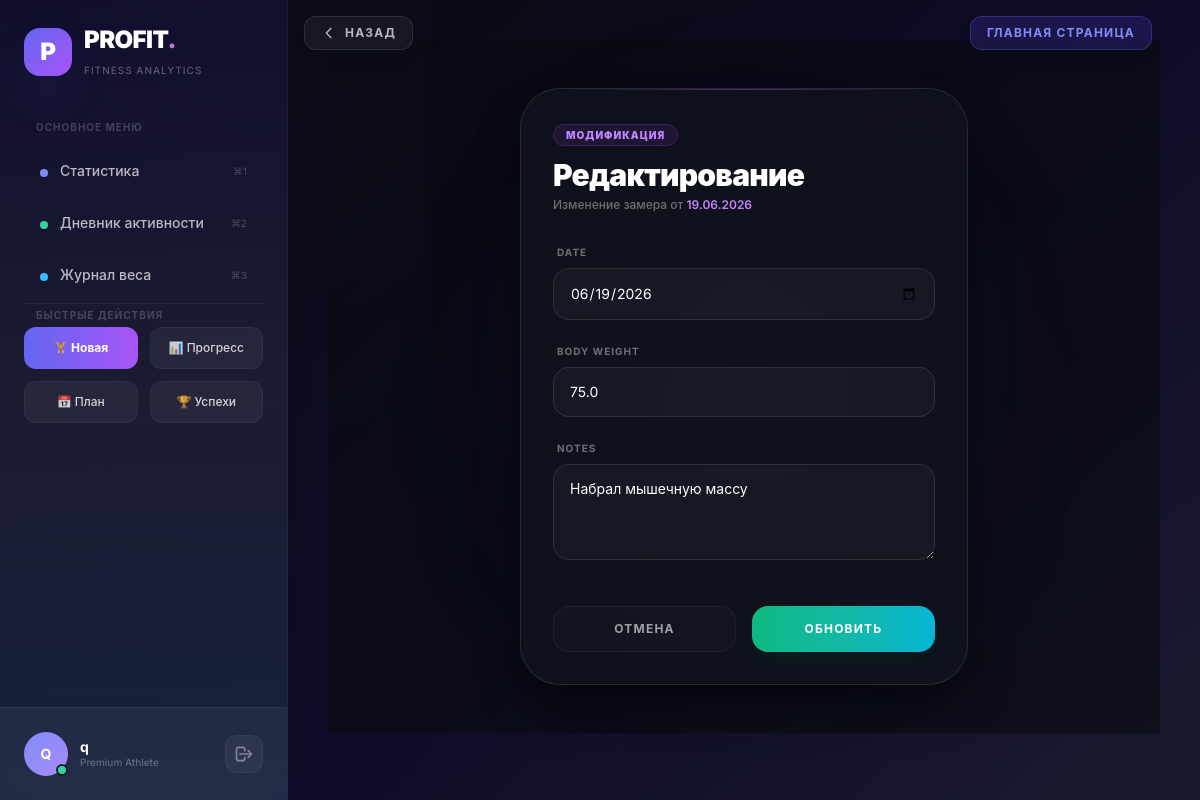
Before: /analytics/progress/2/edit/ (signed in) with the older database file.
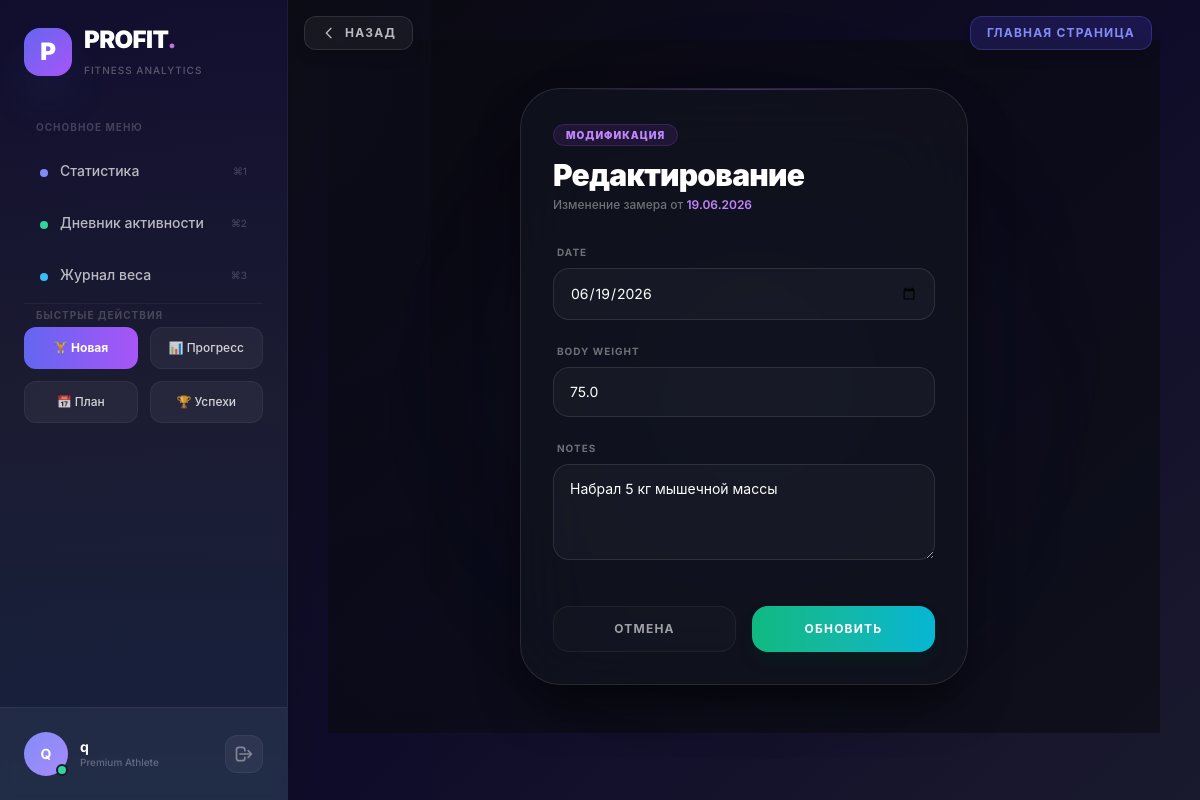
After: the same page with the newer database file.
### apps/analytics/models.py (models this page shows, shortened)
class UserProgress(models.Model):
    user = models.ForeignKey(User, on_delete=models.CASCADE, related_name='progress')
    date = models.DateField()
    body_weight = models.FloatField()
    notes = models.TextField(blank=True, null=True)
    class Meta:
        verbose_name = 'Прогресс пользователя'
        verbose_name_plural = 'Прогресс пользователей'
        ordering = ['-date']

### apps/analytics/views.py (the view, shortened to what this page needs)
# urls.py: path('progress/<int:pk>/edit/', EditProgressView.as_view(), name='edit_progress'),
class EditProgressView(LoginRequiredMixin, View):
    def get(self, request, pk):
        progress = get_object_or_404(UserProgress, pk=pk, user=request.user)
        form = UserProgressForm(instance=progress)
        return render(request, 'analytics/progress_edit.html', {'form': form, 'progress': progress})

### templates/analytics/progress_edit.html (shortened to what this page needs)
{% extends 'base.html' %}
{% block content %}
<div class="min-h-[80vh] flex items-center justify-center py-12 px-4 bg-[#090a10]/60 relative">
    <div class="absolute top-1/4 left-1/3 w-72 h-72 bg-purple-600/10 rounded-full blur-[120px] pointer-events-none"></div>
    <div class="absolute bottom-1/4 right-1/3 w-72 h-72 bg-emerald-600/10 rounded-full blur-[120px] pointer-events-none"></div>
    <div class="max-w-md w-full bg-[#11131e]/80 backdrop-blur-2xl p-8 rounded-[2.5rem] border border-white/10 relative overflow-hidden shadow-[0_25px_50px_-12px_rgba(0,0,0,0.7)] group hover:border-white/15 transition-all duration-500">
        <div class="absolute top-0 left-10 right-10 h-[1px] bg-gradient-to-r from-transparent via-purple-500/40 to-transparent"></div>
        <div class="mb-8 relative z-10">
            <span class="px-3 py-1 bg-purple-500/10 border border-purple-500/20 text-purple-400 text-[10px] font-black uppercase tracking-widest rounded-full">Модификация</span>
            <h3 class="text-3xl font-black text-white tracking-tight mt-3">Редактирование</h3>
            <p class="text-xs text-white/40 font-medium mt-1">Изменение замера от <span class="text-purple-400 font-semibold">{{ progress.date|date:"d.m.Y" }}</span></p>
        </div>
        <form method="post" class="space-y-6 relative z-10">
            {% for field in form %}
            <div class="space-y-2">
                <label class="block text-[10px] font-bold text-white/40 uppercase tracking-widest pl-1">{{ field.label }}</label>
                <div class="relative w-full
                    [&_input]:w-full [&_input]:bg-white/[0.03] [&_input]:border [&_input]:border-white/10 [&_input]:rounded-2xl [&_input]:px-4 [&_input]:py-3.5 [&_input]:text-sm [&_input]:text-white [&_input]:placeholder-white/20 [&_input]:transition-all [&_input]:duration-300
                    [&_input:focus]:bg-white/[0.07] [&_input:focus]:border-purple-500 [&_input:focus]:ring-4 [&_input:focus]:ring-purple-500/10 [&_input:focus]:outline-none
                    [&_textarea]:w-full [&_textarea]:bg-white/[0.03] [&_textarea]:border [&_textarea]:border-white/10 [&_textarea]:rounded-2xl [&_textarea]:px-4 [&_textarea]:py-3.5 [&_textarea]:text-sm [&_textarea]:text-white [&_textarea]:placeholder-white/20 [&_textarea]:transition-all [&_textarea]:duration-300 [&_textarea]:h-24
                    [&_textarea:focus]:bg-white/[0.07] [&_textarea:focus]:border-purple-500 [&_textarea:focus]:ring-4 [&_textarea:focus]:ring-purple-500/10 [&_textarea:focus]:outline-none">
                    {{ field }}
                </div>
            </div>
            {% endfor %}
            <div class="flex gap-4 pt-4">
                <a href="{% url 'analytics:progress_log' %}" class="w-1/2 py-3.5 bg-white/[0.02] hover:bg-white/[0.06] text-white/60 hover:text-white font-bold rounded-2xl border border-white/5 hover:border-white/10 transition-all duration-300 text-xs uppercase tracking-widest text-center block">
                    Отмена
                </a>
                <button type="submit" class="w-1/2 py-3.5 bg-gradient-to-r from-emerald-500 via-teal-500 to-cyan-500 hover:opacity-90 active:scale-95 text-white font-bold rounded-2xl shadow-lg shadow-emerald-950/40 transition-all duration-300 text-xs uppercase tracking-widest">
                    Обновить
                </button>
            </div>
        </form>
    </div>
</div>
{% endblock %}

Changed rows visible on the page:
changed UserProgress: notes "Набрал мышечную массу" → "Набрал 5 кг мышечной массы"
